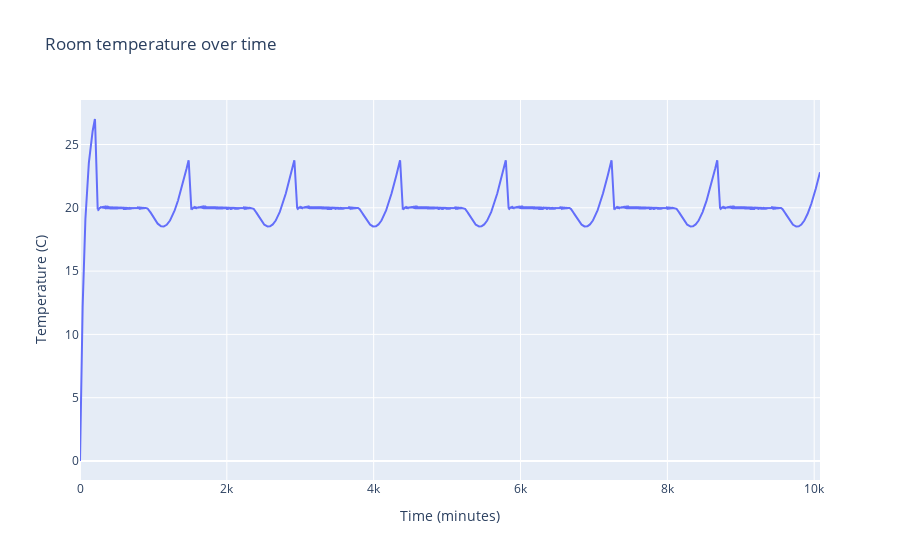
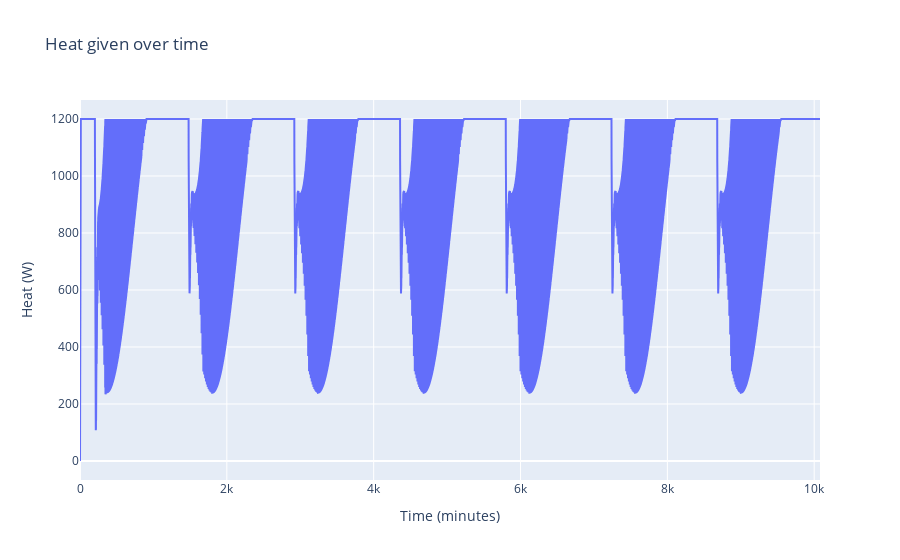
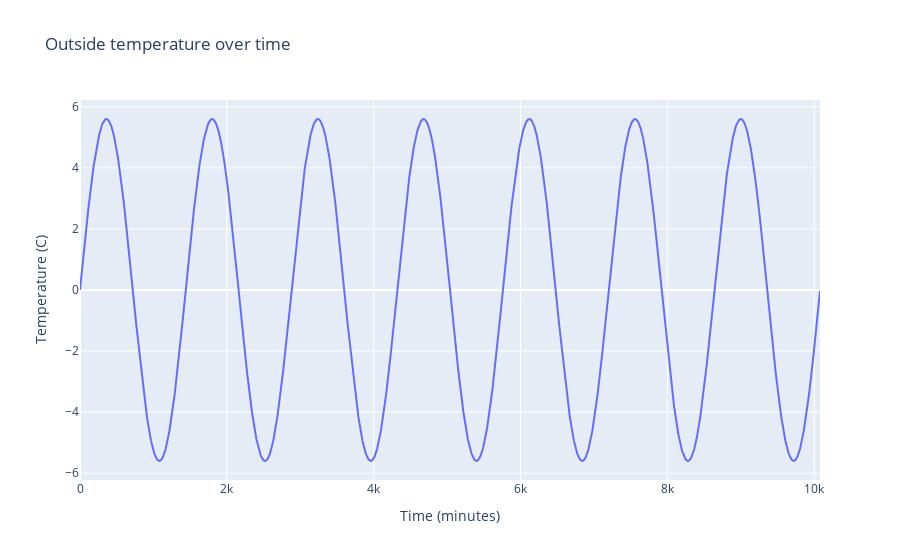

Write notebook code for charts like these, in order.
### Markdown cell above
Wojciech Rabiza 157962; Wojciech Pogorzelski 158111

<font size ="5">Temat projektu: regulacja temperatury powietrza w pomieszczeniu przy pomocy regulatora PID</font>

Opis projektu: celem projektu jest zaprojektowanie układu automatycznej regulacji grzejnika w pomiesczeniu w formie aplikacji internetowej. Pod uwagę brane są siły grzewcze grzejnika, temperatura otoczenia, izolacja pomieszczenia

<font size ="5">wzory: </font>

<font size ="4">


- wzór na ciśnienie:</font> $$\Large P = P_0 * e^{\frac{-g*M*h}{R*T_{\text{room}}}}$$

P - ciśnienie

P_0 - ciśnienie na poziomie morza

g - przyspieszenie ziemskie

M - masa molowa powietrza

h - wysokość nad poziomem morza

R - stała gazowa #J/molK

T_room - temperatura pokoju

<font size ="4">

- wzór na gęstość powietrza:</font>
$$\Large  p = \frac{P}{R*T_{\text{room}}}$$

p - gęstość powietrza

R - stała gazowa #J/kgK


<font size ="4">

- wzór na masę powietrza w pomieszczeniu:</font>
$$\Large m = p*V$$ 

m - masa powietrza w pomieszczeniu

V - objętość pomieszczenia

<font size ="4">

- równanie róniczkowe temperatury pomieszczenia:</font> $$\Large \frac{dT_{\text{room}}(t)}{dt} = \frac{1}{m*Hc} \left( P_{\text{heater}}*u(t) - Ht*A(T_{\text{room}}(t) - T_{\text{outside}}(t)) \right)$$


<font size ="4">

- równanie różnicowe temperatury pomieszczenia:</font> $$\Large \frac{T_{\text{room}}(n)}{T{p}} = \frac{1}{m*Hc} \left( P_{\text{heater}}*u(n) - H*tA(T_{\text{room}}(n) - T_{\text{outside}}(n)) \right)$$

<font size ="4">

- rozwiązanie równania różnicowego rekurencja:</font>

$$\Large 
\left\{ 
 \begin{array}{ll} 
  T(0) = T0\\
  T_{\text{room}}(n+1) = \frac{Tp}{m*Hc} \left( P_{\text{heater}}*u(n) - Ht*A(T_{\text{room}}(n) - T_{\text{outside}}(n)) \right) + T_{\text{room}}(n)
 \end{array}
\right.
$$
T_outside - temperatura otoczenia

Hc - specyficzna pojemność cieplna powietrza

Ht - współczynnik przenikania ciepła

A - powierzchnia pomieszczenia

P_heater - moc grzejnika

Tp - czas próbkowania

u - wartość sterowania

### Code cell
from ipywidgets import interact, interactive, fixed, interact_manual
import ipywidgets as widgets

krawedz_pokoju = 5
temperatura_docelowa = 20
czas_trwania_symulacji = 604800
wysokosc = 50
moc_grzejnika = 1200
automatyka(krawedz_pokoju, temperatura_docelowa, czas_trwania_symulacji, wysokosc, moc_grzejnika)
#interact(automatyka, krawedz_pokoju=widgets.IntSlider(min=1, max=10, step=1, value=5), temperatura_docelowa=widgets.IntSlider(min=18, max=30, step=1, value=20), czas_trwania_symulacji=widgets.IntSlider(min=1440, max=604800, step=1, value=604800), wysokosc=widgets.IntSlider(min=1, max=1000, step=1, value=50), moc_grzejnika=widgets.IntSlider(min=1000, max=2000, step=1, value=1200))

### Figure 1 — Plotly figure (JSON) as saved in the notebook; plotly's stock layout.template omitted (floating-point values rounded to 4 significant figures; data arrays with more than 128 entries replaced by an {"elided": "..."} marker saying what was removed)
{"data": [{"type": "scatter", "x": {"elided": "10080 int values"}, "y": {"elided": "10080 float values"}}], "layout": {"title": {"text": "Room temperature over time"}, "xaxis": {"title": {"text": "Time (minutes)"}}, "yaxis": {"title": {"text": "Temperature (C)"}}}}

### Figure 2 — Plotly figure (JSON) as saved in the notebook; plotly's stock layout.template omitted (floating-point values rounded to 4 significant figures; data arrays with more than 128 entries replaced by an {"elided": "..."} marker saying what was removed)
{"data": [{"type": "scatter", "x": {"elided": "10080 int values"}, "y": {"elided": "10080 float values"}}], "layout": {"title": {"text": "Heat given over time"}, "xaxis": {"title": {"text": "Time (minutes)"}}, "yaxis": {"title": {"text": "Heat (W)"}}}}

### Figure 3 — Plotly figure (JSON) as saved in the notebook; plotly's stock layout.template omitted (floating-point values rounded to 4 significant figures; data arrays with more than 128 entries replaced by an {"elided": "..."} marker saying what was removed)
{"data": [{"type": "scatter", "x": {"elided": "10080 int values"}, "y": {"elided": "10080 float values"}}], "layout": {"title": {"text": "Outside temperature over time"}, "xaxis": {"title": {"text": "Time (minutes)"}}, "yaxis": {"title": {"text": "Temperature (C)"}}}}
